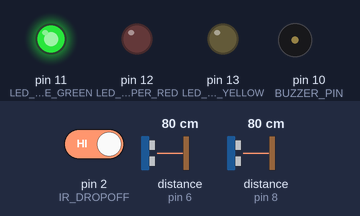
The sketch below on a simulated Arduino Uno, built with avr-gcc and run on an emulated ATmega328P. Shown: output pins drawn as LEDs (lit = HIGH), buzzer (waves = sounding). Wiring (inferred from the names in the program): 2 × ultrasonic range finder: trigger pin 7, echo pin 6 / trigger pin 9, echo pin 8. The test bench sets the inputs (shaded band); at power-on: distance to the obstacle (sensors on pin 6, pin 8) 80 cm, pin 2 (IR_DROPOFF) HIGH. The echo pulse lasts 58.3 µs per cm; pins used as bus, display or sensor lines are not drawn; what the sketch prints to the serial monitor is not drawn.

Above: at 1.3 s.
1.4 s: distance to the obstacle (sensor on pin 6) set to 24 cm
2.9 s: distance to the obstacle (sensor on pin 6) set to 20 cm
At 3.16 s:
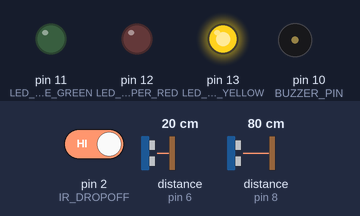
5.9 s: distance to the obstacle (sensor on pin 8) set to 26 cm
8.9 s: distance to the obstacle (sensor on pin 8) set to 22 cm
At 9.44 s:
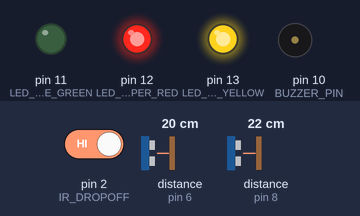
11.9 s: distance to the obstacle (sensor on pin 6) set to 5 cm
14.9 s: distance to the obstacle (sensor on pin 6) set to 2 cm
At 15.23 s:
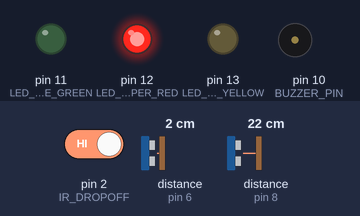
Timing chart, 0 to 18.9 s (numbered marks = the images above; inputs shaded):
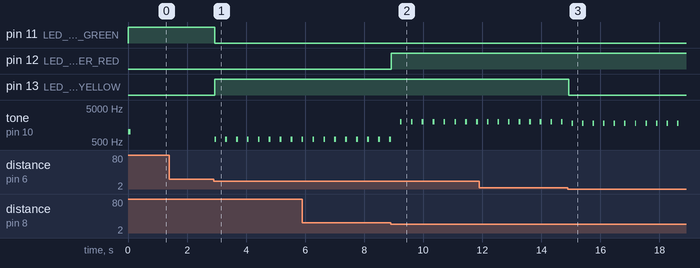

The sketch:

05-assistive-walking-aid.ino
```cpp
#include <Arduino.h>

/*
 * =====================================================================================
 * PROJECT 05: Smart Assistive Walking Aid (Head & Foot Detection Monitor)
 * Hardware: Arduino Uno + 2x Ultrasonic (HC-SR04) + 1x IR Sensor + 1x Buzzer + 3x LEDs
 * =====================================================================================
 *
 * SENSORS:
 * - Sensor 1 (Left)  : HEAD Level Detector (Trig 9, Echo 8)
 * - Sensor 2 (Right) : FOOT Level Detector (Trig 7, Echo 6)
 * - IR Sensor        : Drop-off / Pothole (Pin 2)
 * =====================================================================================
 */

const int TRIG_UPPER = 9;
const int ECHO_UPPER = 8;
const int TRIG_LOWER = 7;
const int ECHO_LOWER = 6;
const int IR_DROPOFF = 2;
const int BUZZER_PIN = 10;

const int LED_SAFE_GREEN     = 11; // Path Clear
const int LED_UPPER_RED      = 12; // Head Level Alert
const int LED_BEACON_YELLOW  = 13; // Foot Level Alert

// Detection threshold (cm)
const int HAZARD_THRESHOLD_CM = 22;

enum AlertState { STATE_CLEAR, STATE_HEAD, STATE_FOOT, STATE_BOTH };
AlertState lastState = STATE_CLEAR;

unsigned long lastBuzzTime = 0;
long getDistance(int trigPin, int echoPin);

void setup() {
  Serial.begin(115200);
  Serial.println(F("\n=================================================="));
  Serial.println(F(" Project 05: Smart Assistive Walking Aid System   "));
  Serial.println(F("=================================================="));

  pinMode(TRIG_UPPER, OUTPUT);
  pinMode(ECHO_UPPER, INPUT);
  pinMode(TRIG_LOWER, OUTPUT);
  pinMode(ECHO_LOWER, INPUT);
  pinMode(IR_DROPOFF, INPUT_PULLUP);

  pinMode(BUZZER_PIN, OUTPUT);
  pinMode(LED_SAFE_GREEN, OUTPUT);
  pinMode(LED_UPPER_RED, OUTPUT);
  pinMode(LED_BEACON_YELLOW, OUTPUT);

  digitalWrite(LED_SAFE_GREEN, HIGH);
  tone(BUZZER_PIN, 1000, 80); delay(100);

  Serial.println(F("[Ready] Wave hand over Sensor 1 for HEAD or Sensor 2 for FOOT!\n"));
}

void loop() {
  // 1. Check IR Sensor (Drop-off / Step-down)
  if (digitalRead(IR_DROPOFF) == LOW) {
    Serial.println(F("🚨 [POTHOLE / DROP-OFF ALERT] Step-down or cliff detected underfoot!"));
    digitalWrite(LED_SAFE_GREEN, LOW);
    digitalWrite(LED_UPPER_RED, HIGH);
    digitalWrite(LED_BEACON_YELLOW, HIGH);
    tone(BUZZER_PIN, 1500, 100); delay(120);
    tone(BUZZER_PIN, 800, 150); delay(160);
    while (digitalRead(IR_DROPOFF) == LOW);
    digitalWrite(LED_UPPER_RED, LOW);
    digitalWrite(LED_BEACON_YELLOW, LOW);
    digitalWrite(LED_SAFE_GREEN, HIGH);
    delay(200);
    return;
  }

  // 2. Read Distances from both sensors
  long distHead = getDistance(TRIG_UPPER, ECHO_UPPER);
  long distFoot = getDistance(TRIG_LOWER, ECHO_LOWER);

  bool headDetected = (distHead >= 4 && distHead <= HAZARD_THRESHOLD_CM);
  bool footDetected = (distFoot >= 4 && distFoot <= HAZARD_THRESHOLD_CM);

  // 3. Determine Current Alert State
  AlertState currentState = STATE_CLEAR;
  if (headDetected && footDetected) currentState = STATE_BOTH;
  else if (headDetected)            currentState = STATE_HEAD;
  else if (footDetected)            currentState = STATE_FOOT;
  else                              currentState = STATE_CLEAR;

  // 4. Print to Serial Monitor ONLY when the state changes
  if (currentState != lastState) {
    if (currentState == STATE_HEAD) {
      Serial.print(F("👤 ⚠️ [HEAD LEVEL ALERT] Someone at HEAD! Distance: "));
      Serial.print(distHead);
      Serial.println(F(" cm"));
    }
    else if (currentState == STATE_FOOT) {
      Serial.print(F("🦶 ⚠️ [FOOT LEVEL ALERT] Someone at FOOT! Distance: "));
      Serial.print(distFoot);
      Serial.println(F(" cm"));
    }
    else if (currentState == STATE_BOTH) {
      Serial.print(F("🛑 🚨 [FULL BODY ALERT] Obstacle at BOTH Head ("));
      Serial.print(distHead);
      Serial.print(F(" cm) & Foot ("));
      Serial.print(distFoot);
      Serial.println(F(" cm)!"));
    }
    else {
      Serial.println(F("🟢 ✅ [PATH CLEAR] All Clear - Safe to Walk"));
    }
    lastState = currentState;
  }

  // 5. LED and Audio Feedback
  if (currentState != STATE_CLEAR) {
    digitalWrite(LED_SAFE_GREEN, LOW);
    digitalWrite(LED_UPPER_RED, headDetected ? HIGH : LOW);
    digitalWrite(LED_BEACON_YELLOW, footDetected ? HIGH : LOW);

    // Friendly spaced beep every 350ms (never continuous noise)
    if (millis() - lastBuzzTime > 350) {
      if (currentState == STATE_BOTH)      tone(BUZZER_PIN, 2000, 60);
      else if (currentState == STATE_HEAD) tone(BUZZER_PIN, 1800, 50); // Sharp high chirp
      else                                 tone(BUZZER_PIN, 600, 60);  // Low pitch beep
      lastBuzzTime = millis();
    }
  } else {
    // Completely silent when path is clear
    noTone(BUZZER_PIN);
    digitalWrite(LED_SAFE_GREEN, HIGH);
    digitalWrite(LED_UPPER_RED, LOW);
    digitalWrite(LED_BEACON_YELLOW, LOW);
  }

  delay(30);
}

long getDistance(int trigPin, int echoPin) {
  digitalWrite(trigPin, LOW);
  delayMicroseconds(2);
  digitalWrite(trigPin, HIGH);
  delayMicroseconds(10);
  digitalWrite(trigPin, LOW);

  long duration = pulseIn(echoPin, HIGH, 15000); // 15ms timeout
  if (duration == 0) return 999;
  return duration * 0.0343 / 2;
}
```

Measured:
- the behaviour switches between 23 and 22 cm on distance to the obstacle (sensor on pin 6) (found by bisection; images 0 and 1)
- the behaviour switches between 24 and 23 cm on distance to the obstacle (sensor on pin 8) (found by bisection; images 1 and 2)
- the behaviour switches between 4 and 3 cm on distance to the obstacle (sensor on pin 6) (found by bisection; images 2 and 3)
- after the input at 1.4 s, every drawn part: stays the same
- after the input at 2.9 s, pin 11 (LED_SAFE_GREEN): HIGH → LOW at once; pin 13 (LED_BEACON_YELLOW): LOW → HIGH at once; tone on pin 10 (BUZZER_PIN): alternates 600 Hz for 0.06 s and silent for 0.31 s, starting at once
- after the input at 8.9 s, pin 12 (LED_UPPER_RED): LOW → HIGH at once
- after the input at 14.9 s, pin 13 (LED_BEACON_YELLOW): HIGH → LOW at once
